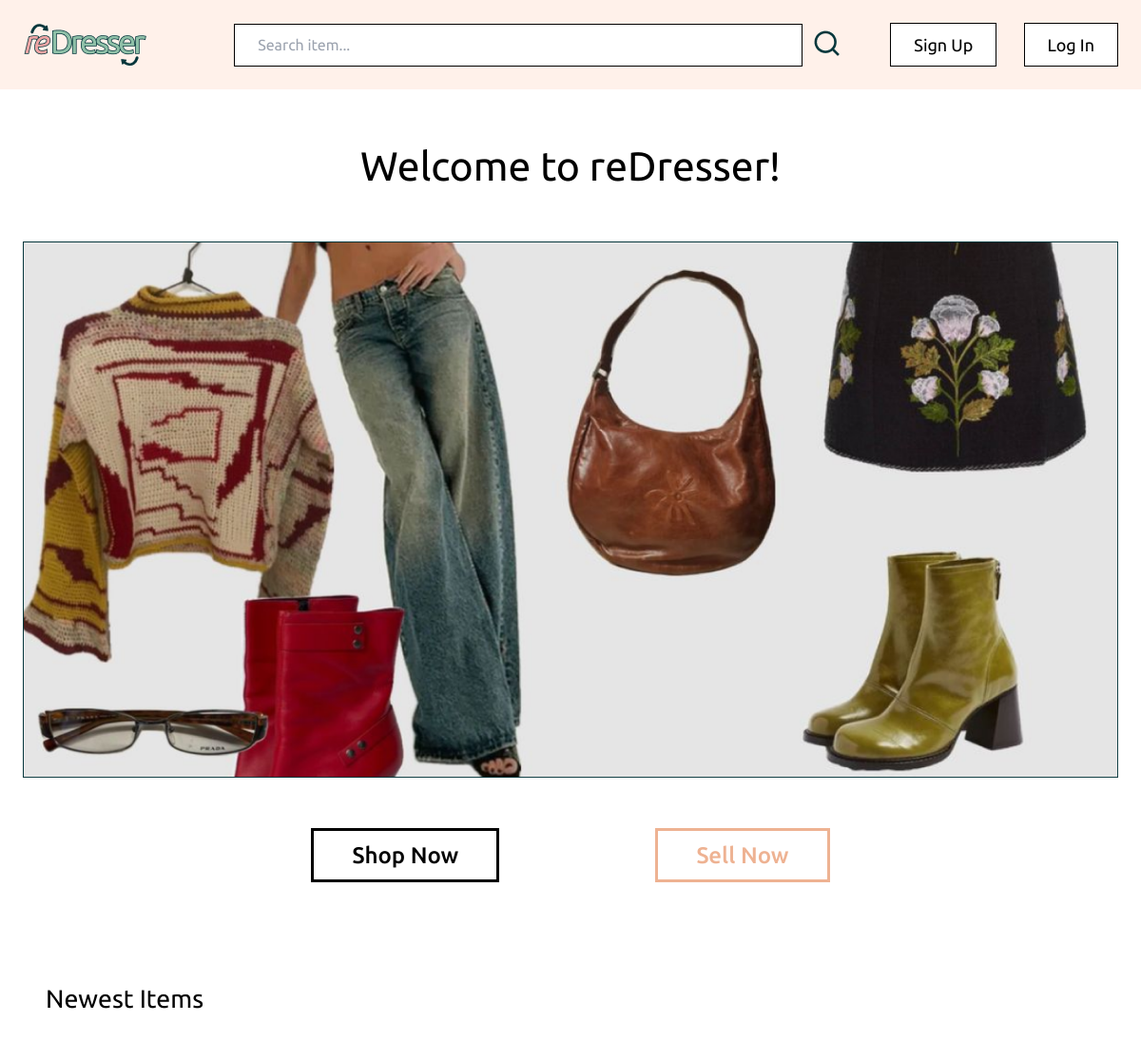
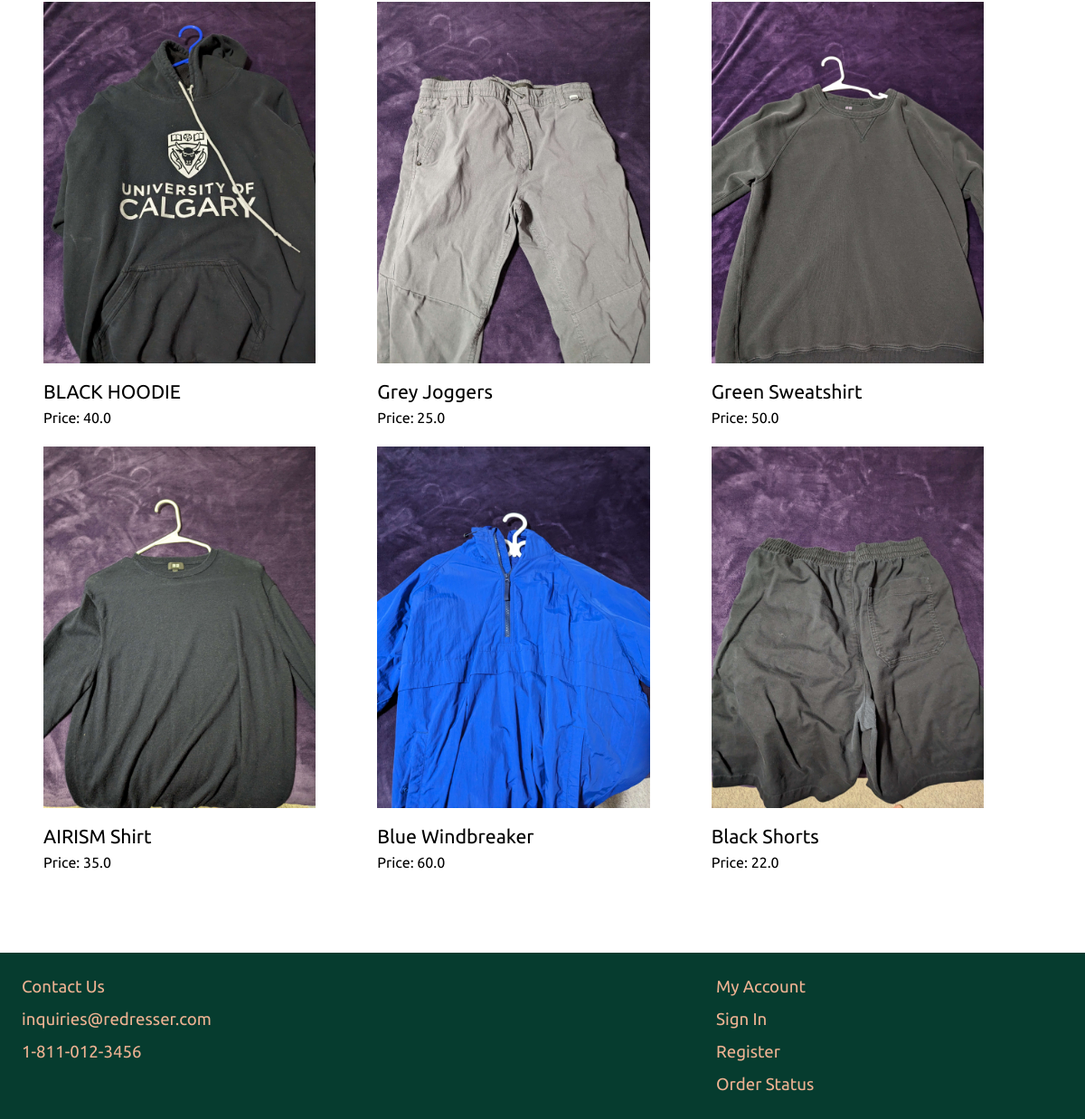
The page / on the database its author committed (2 pictures, top to bottom).
### item/models.py (models this page shows, shortened)
class Item(models.Model):
    category = models.ForeignKey(Category, related_name='items', on_delete=models.CASCADE) # category of item
    name = models.CharField(max_length=255) # name of item
    description = models.TextField(blank=True, null=True) # item description
    price = models.FloatField() # price of item
    image = models.ImageField(upload_to='item_images', blank=True, null=True) # item image
    is_sold = models.BooleanField(default=False) # has item been sold
    created_by = models.ForeignKey(User, related_name='items', on_delete=models.CASCADE) # who created
    created_at = models.DateTimeField(auto_now_add=True) # when was item created

### core/views.py (the view)
# urls.py: path('', views.index, name='index'),
def index(request):
    items = Item.objects.filter(is_sold=False)[0:6] #show 6 items that arent sold
    categories = Category.objects.all() #show all categories
    return render(request, 'core/index.html', {
        'categories': categories,
        'items': items,
    })

### core/templates/core/index.html (shortened to what this page needs)
{% extends 'core/base.html' %}
{% load static %}
{% block content %}
    <h1 class="text-center py-6" style="font-family: 'Ubuntu'; font-size: 32pt;">Welcome to reDresser!</h1>
    <img src="{% static 'core/banner.png' %}" alt="Banner" class="py-6"style="display: block; margin-right: auto; margin-left: auto;">
    <div class="py-10 space-x-40 text-center">
        <a href="{% url 'item:items' %}" class="px-10 py-3 border button" style="border-color: black; border-style: solid; border-width: medium; font-family: 'Ubuntu'; font-size: x-large; font-weight: 500;">Shop Now</a>
        <a href="{% url 'item:new' %}" class="px-10 py-3 border button" style="color: #EEB292; border-color: #EEB292; border-style: solid; border-width: medium; font-family: 'Ubuntu'; font-size: x-large; font-weight: 500;">Sell Now</a>
    </div>
    <div class="mt-6 px-6 py-12">
        <h2 class="mb-12" style="font-family: 'Ubuntu'; font-size: 20pt;">Newest Items</h2>
        <div class="grid grid-cols-3 gap-1">
            {% for item in items|slice:":6" %}
                <div>
                    <a href="{% url 'item:detail' item.id %}">
                        <div>
                            <img src="{{ item.image.url }}" style="max-width:100%; height:400px;">
                        </div>
                        <div class="py-4">
                            <h2 style="font-family: 'Ubuntu'; font-size: 16pt;">{{ item.name }}</h2>
                            <p style="font-family: 'Ubuntu'; font-size: 12pt;">Price: {{ item.price }}</p>
                        </div>
                    </a>
                </div>
            {% endfor %}
        </div>
    </div>
{% endblock %}

### core/templates/core/base.html (shortened to what this page needs)
{% load static %}
<!DOCTYPE html>
<html>
    <head>
        <script src="https://cdn.tailwindcss.com"></script>
    </head>
    <body>
        <nav class="py-6 px-6 flex justify-between items-center" style="background-color: #FFF1EA;">
            <a href="/"><img src="{% static 'core/redresserlogo.png' %}" alt="Logo"></a>
            <form method="get" action="{% url 'item:items' %}">
                <input name="query" class="py-4 px-6 border" type="text" value="{{ query }}" placeholder="Search item..." size="50" style="height: 45px; font-size: 12pt; font-family: 'Ubuntu'; border-color: black; border-style: solid;">
                <input type="image" src="{% static 'core/search.png' %}" alt="Search" style="position: absolute; top: 30px; padding-left: 10px;">
            </form>
            <div class="space-x-6">
                {% if request.user.is_authenticated %}
                <div class="columns">
                    <ul style="display: inline-block;">
                        <li style="display: inline-block; margin-right: 20px;"><img src="{% static 'core/favourites.png' %}" style="width: 35px; height: 35px;"></li>
                        <li style="display: inline-block; margin-right: 20px;"><img src="{% static 'core/shoppingcart.png' %}" style="width: 35px; height: 35px;"></li>
                        <li style="display: inline-block; margin-right: 20px;"><a href="{% url 'dashboard:index' %}"><img src="{% static 'core/profileicon.png' %}" style="width: 35px; height: 35px;"></a></li>
                        <li style="display: inline-block; padding-left: 60px;"><a href="{% url 'item:new' %}" class="px-6 py-3 text-lg border bg-white text-black button" style="position: relative; bottom: 10px; border-color: black; border-style: solid; font-family: 'Ubuntu';">Sell Now</a></li>
                    </ul>
                </div>
                {% else %}
                    <a href="{% url 'core:signup' %}" class="px-6 py-3 text-lg border bg-white text-black button" style="border-color: black; border-style: solid; font-family: 'Ubuntu';">Sign Up</a>
                    <a href="{% url 'core:login' %}" class="px-6 py-3 text-lg border bg-white text-black button" style="border-color: black; border-style: solid; font-family: 'Ubuntu';">Log In</a>
                {% endif %}
            </div>
        </nav>
        <div class="px-6 py-6">
            {% block content %}
            {% endblock %}
        </div>
        <footer class="py-6 px-6 flex justify-between" style="background-color: #063C2F;">
            <div class="w-1/3">
                <ul class="space-y-2">
                    <li><a href="{% url 'core:contact' %}" style="font-family: 'Ubuntu'; color: #EEB292; font-size: 14pt;">Contact Us</a></li>
                    <li><a href="#" style="font-family: 'Ubuntu'; color: #EEB292; font-size: 14pt;">inquiries@redresser.com</a></li>
                    <li><a href="#" style="font-family: 'Ubuntu'; color: #EEB292; font-size: 14pt;">1-811-012-3456</a></li>
                </ul>
            </div>
            <div class="w-1/3">
                <ul class="space-y-2">
                    <li><a href="{% url 'dashboard:index' %}" style="font-family: 'Ubuntu'; color: #EEB292; font-size: 14pt;">My Account</a></li>
                    <li><a href="{% url 'core:login' %}" style="font-family: 'Ubuntu'; color: #EEB292; font-size: 14pt;">Sign In</a></li>
                    <li><a href="{% url 'core:signup' %}" style="font-family: 'Ubuntu'; color: #EEB292; font-size: 14pt;">Register</a></li>
                    <li><a href="#" style="font-family: 'Ubuntu'; color: #EEB292; font-size: 14pt;">Order Status</a></li>
                </ul>
            </div>
        </footer>
    </body>
</html>

### rows shown on the page
Item: image (picture), name "BLACK HOODIE", price "40.0"
Item: image (picture), name "Grey Joggers", price "25.0"
Item: image (picture), name "Green Sweatshirt", price "50.0"
Item: image (picture), name "AIRISM Shirt", price "35.0"
Item: image (picture), name "Blue Windbreaker", price "60.0"
Item: image (picture), name "Black Shorts", price "22.0"
